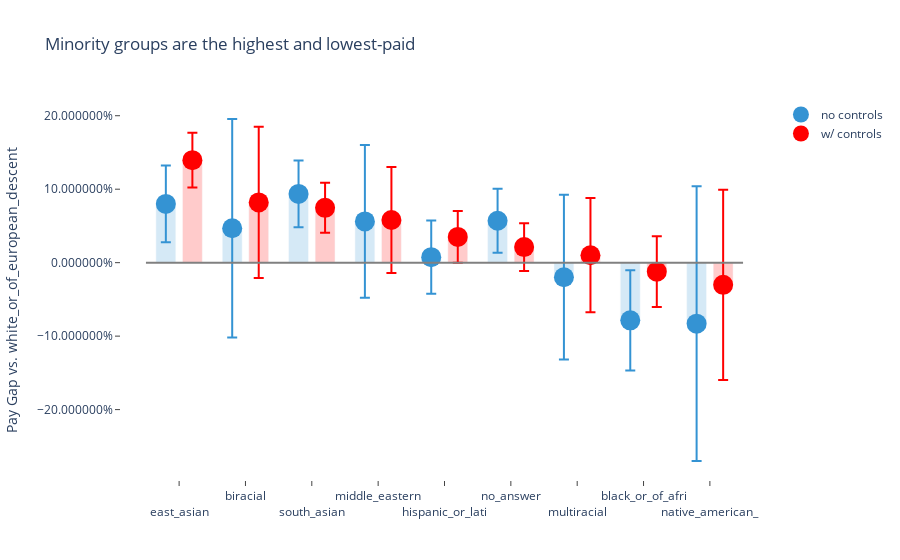

Source (notebook cell):
### Code cell
test, est = output_graph(data_2019, controls, False, "Ethnicity", "race", "Minority groups are the highest and lowest-paid")

### Figure 1 — Plotly figure (JSON) as saved in the notebook; plotly's stock layout.template omitted (floating-point values rounded to 4 significant figures)
{"data": [{"marker": {"color": "#3493d3"}, "name": "no controls", "opacity": 0.2, "showlegend": false, "type": "bar", "width": 0.3, "x": [1, 2, 3, 4, 5, 6, 7, 8, 9], "y": [0.07998, 0.04687, 0.09355, 0.05613, 0.00748, 0.05712, -0.01981, -0.07851, -0.08301]}, {"marker": {"color": "red"}, "name": "w/ controls", "opacity": 0.2, "showlegend": false, "type": "bar", "width": 0.3, "x": [1, 2, 3, 4, 5, 6, 7, 8, 9], "y": [0.1396, 0.08202, 0.07461, 0.058, 0.03509, 0.0212, 0.01014, -0.01219, -0.03015]}, {"error_y": {"array": [0.05215, 0.1487, 0.04536, 0.104, 0.04986, 0.04363, 0.1121, 0.06827, 0.187], "thickness": 2, "type": "data", "visible": true, "width": 5}, "marker": {"color": "#3493d3", "size": 20}, "mode": "markers", "name": "no controls", "type": "scatter", "x": [0.8, 1.8, 2.8, 3.8, 4.8, 5.8, 6.8, 7.8, 8.8], "y": [0.07998, 0.04687, 0.09355, 0.05613, 0.00748, 0.05712, -0.01981, -0.07851, -0.08301]}, {"error_y": {"array": [0.03738, 0.1029, 0.03405, 0.0722, 0.03515, 0.0326, 0.07779, 0.04822, 0.1294], "thickness": 2, "type": "data", "visible": true, "width": 5}, "marker": {"color": "red", "size": 20}, "mode": "markers", "name": "w/ controls", "type": "scatter", "x": [1.2, 2.2, 3.2, 4.2, 5.2, 6.2, 7.2, 8.2, 9.2], "y": [0.1396, 0.08202, 0.07461, 0.058, 0.03509, 0.0212, 0.01014, -0.01219, -0.03015]}], "layout": {"bargroupgap": 0.1, "barmode": "group", "plot_bgcolor": "rgba(0, 0, 0, 0)", "shapes": [{"line": {"color": "grey", "width": 2}, "type": "line", "x0": 0.5, "x1": 9.5, "y0": 0, "y1": 0}], "title": {"text": "Minority groups are the highest and lowest-paid"}, "width": 900, "xaxis": {"tickangle": 0, "tickmode": "array", "ticks": "outside", "ticktext": ["<br>east_asian", "biracial", "<br>south_asian", "middle_eastern", "<br>hispanic_or_lati", "no_answer", "<br>multiracial", "black_or_of_afri", "<br>native_american_"], "tickvals": [1, 2, 3, 4, 5, 6, 7, 8, 9]}, "yaxis": {"tickformat": "%", "ticks": "outside", "title": {"text": "Pay Gap vs. white_or_of_european_descent"}}}}
